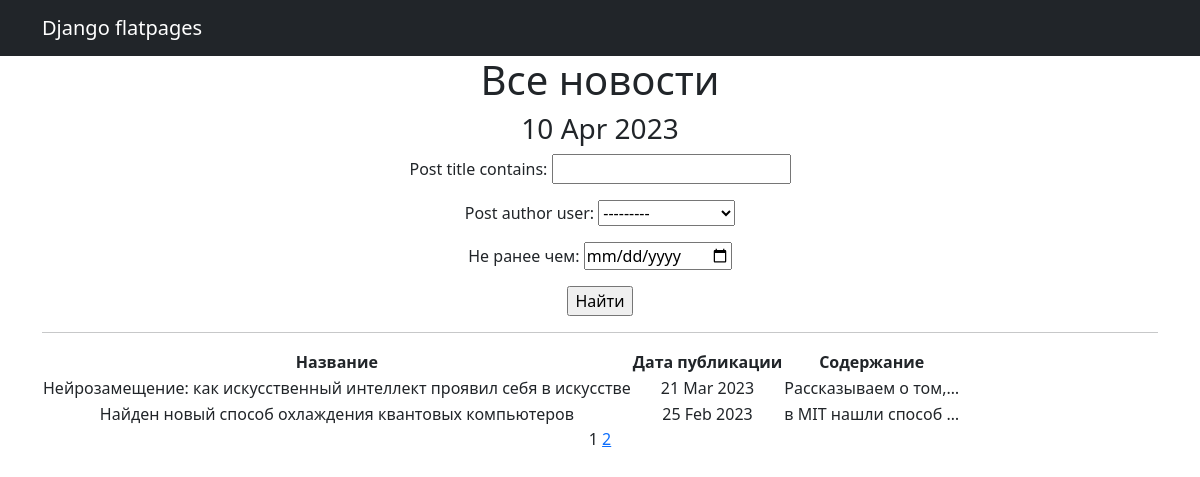
Page /news/ on the committed database.
### NewsPortal/models.py (models this page shows, shortened)
class Post(models.Model):
    post_author = models.ForeignKey(Author, on_delete=models.CASCADE)
    post_type = models.CharField(choices=POST_TYPES, max_length=2)
    post_time = models.DateTimeField(auto_now_add=True)
    post_categories = models.ManyToManyField(Category, through='PostCategory')
    post_title = models.CharField(max_length=255)
    post_text = models.TextField()
    post_rating = models.IntegerField(default=0)

### NewsPortal/views.py (the view)
# urls.py: path('', PostList.as_view()),
class PostList(ListView):
    model = Post
    ordering = '-post_time'
    template_name = 'news.html'
    context_object_name = 'posts'
    paginate_by = 2
    def get_queryset(self):
        queryset = super().get_queryset()
        self.filterset = PostFilter(self.request.GET, queryset)
        return self.filterset.qs
    def get_context_data(self, **kwargs):
        context = super().get_context_data(**kwargs)
        context['time_now'] = datetime.utcnow()
        context['filterset'] = self.filterset
        return context

### NewsPortal/templatetags/censor.py (called while the page is built)
@register.filter()
def censor(text):
    if type(text) == str:
        censored_words = ["редиска", "валенок", "козёл", "козел"]
        for word in censored_words:
            text = text.replace(word, word[0]+'*' * (len(word)-1))
        return text
    else:
        print("TypeError")

### NewsPortal/templatetags/custom_tags.py (called while the page is built)
@register.simple_tag(takes_context=True)
def url_replace(context, **kwargs):
   d = context['request'].GET.copy()
   for k, v in kwargs.items():
       d[k] = v
   return d.urlencode()

### templates/news.html (shortened to what this page needs)
{% extends 'flatpages/default.html' %}
{% load censor %}
{% load custom_tags %}
{% block content %}
    <h1>Все новости</h1>
    <h3>{{ time_now|date:'d M Y' }}</h3>
    <form action="" method="get">
       {{ filterset.form.as_p }}
       <input type="submit" value="Найти" />
    </form>
    <hr>
    {% if posts %}
        <table>
            <tr>
                <td><strong>Название</strong></td>
                <td><strong>Дата публикации</strong></td>
                <td><strong>Содержание</strong></td>
            </tr>
            {% for post in posts %}
            <tr>
                <td>{{ post.post_title|censor }}</td>
                <td>{{ post.post_time|date:'d M Y' }}</td>
                <td>{{ post.post_text|truncatechars:20|censor }}</td>
            </tr>
            {% endfor %}
        </table>
    {% else %}
        <h2>Нет новостей!</h2>
    {% endif %}
   {{ page_obj.number }}
   {% if page_obj.has_next %}
       <a href="?{% url_replace page=page_obj.next_page_number %}">{{ page_obj.next_page_number }}</a>
   {% endif %}
{% endblock content %}

### rows in the picture
Post: post_title|censor "Нейрозамещение: как искусственный интеллект проявил себя в искусстве", post_time "21 Mar 2023", post_text|censor "Рассказываем о том,…"
Post: post_title|censor "Найден новый способ охлаждения квантовых компьютеров", post_time "25 Feb 2023", post_text|censor "в MIT нашли способ …"

### other values in the picture
{{ time_now|date:'d M Y' }} "10 Apr 2023"
{{ page_obj.number }} "1"
{{ page_obj.next_page_number }} "2"
